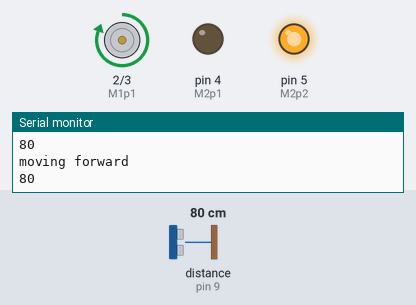
The sketch below on a simulated Arduino Uno, built with avr-gcc and run on an emulated ATmega328P. Shown: motor-driver pin pairs drawn as motors (green arrow = first pin HIGH = forward, orange = second pin HIGH = backward, longer = more drive), output pins drawn as LEDs (lit = HIGH), the last lines printed to the serial monitor. The test bench sets the inputs (shaded band); at power-on: distance to the obstacle (sensor on pin 9) 80 cm. The echo pulse lasts 58.3 µs per cm; pins used as bus, display or sensor lines are not drawn.

Above: at 1.2 s.
1.3 s: distance to the obstacle (sensor on pin 9) set to 12 cm
2.8 s: distance to the obstacle (sensor on pin 9) set to 9 cm
At 3.3 s:
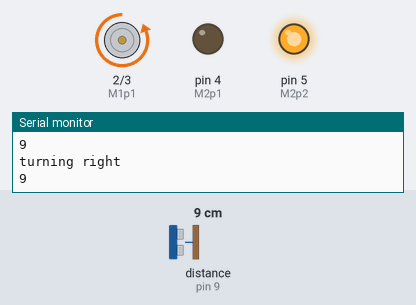
4.3 s: distance to the obstacle (sensor on pin 9) set to 35 cm
At 4.9 s:
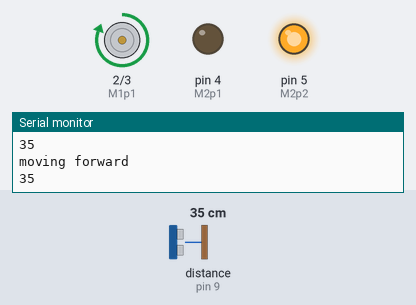
Timing chart, 0 to 7.3 s (numbered marks = the images above; inputs shaded):
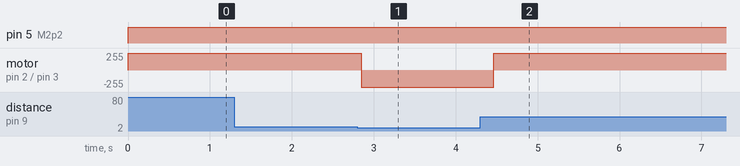

Measured:
- the behaviour switches between 11 and 10 cm on distance to the obstacle (sensor on pin 9) (found by bisection; images 0 and 1)
- after the input at 2.8 s, motor on pin 2 (M1p1) / pin 3 (M1p2): forward 255/255 → backward 255/255 after 0.05 s
- after the input at 4.3 s, motor on pin 2 (M1p1) / pin 3 (M1p2): backward 255/255 → forward 255/255 after 0.16 s

The sketch:

OAC_1S_V1_1.ino
```cpp
#define M1p1 2
#define M1p2 3
#define M2p1 4
#define M2p2 5
#define T1pin 8
#define E1pin 9

long duration;
int cm;

void setup() {
  // put your setup code here, to run once:
  Serial.begin(9600);
  pinMode(T1pin,OUTPUT);
  pinMode(E1pin,INPUT);
  pinMode(M1p1,OUTPUT);
  pinMode(M1p2,OUTPUT);
  pinMode(M2p1,OUTPUT);
  pinMode(M2p2,OUTPUT);
}

int dist(int Tpin,int Epin){
  digitalWrite(Tpin,LOW);
  delayMicroseconds(5);
  digitalWrite(Tpin,HIGH);
  delayMicroseconds(10);
  digitalWrite(Tpin,LOW);
  duration=pulseIn(Epin,HIGH);
  return duration/58.2;
}

void rotate_right(){
  digitalWrite(M1p1,LOW);
  digitalWrite(M1p2,HIGH);
  digitalWrite(M2p1,LOW);
  digitalWrite(M2p2,HIGH);
  }

void forward(){
  digitalWrite(M1p1,HIGH);
  digitalWrite(M1p2,LOW);
  digitalWrite(M2p1,LOW);
  digitalWrite(M2p2,HIGH);
  }

void loop() {
  // put your main code here, to run repeatedly:
  cm=dist(T1pin,E1pin);
  if(cm>400)
    cm=0;
  if(cm>255)
    cm=255;
  if(cm>10)
  {
    forward();
    Serial.println("moving forward");
  }
  else
  {
    rotate_right();
    Serial.println("turning right");
  }
  Serial.print(cm);
  Serial.println();
  delay(200);
}
```
